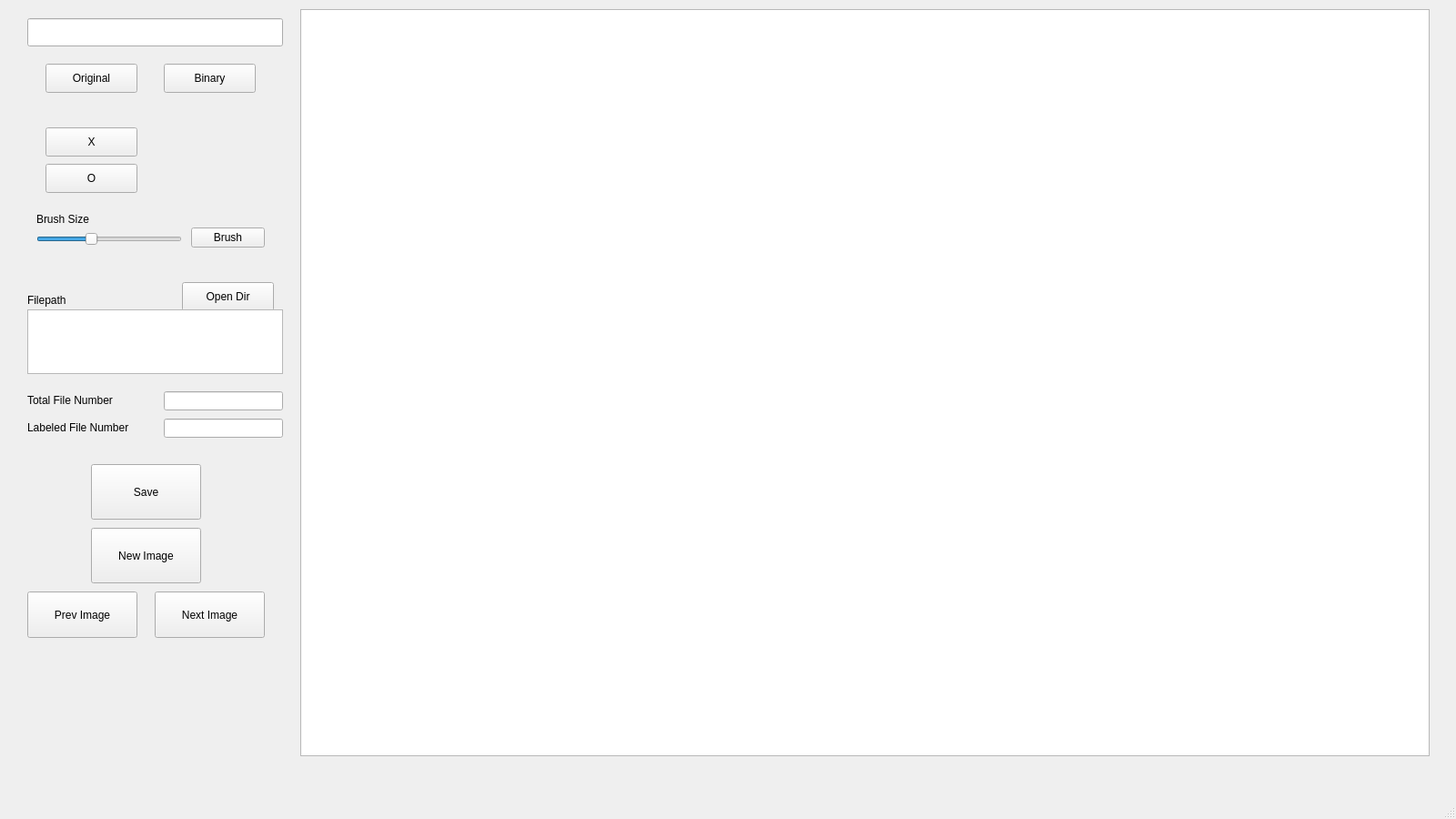
<?xml version="1.0" encoding="UTF-8"?>
<ui version="4.0">
 <class>MainWindow</class>
 <widget class="QMainWindow" name="MainWindow">
  <property name="geometry">
   <rect>
    <x>0</x>
    <y>0</y>
    <width>1600</width>
    <height>900</height>
   </rect>
  </property>
  <property name="windowTitle">
   <string>Trace Label Tool</string>
  </property>
  <property name="windowOpacity">
   <double>3.000000000000000</double>
  </property>
  <widget class="QWidget" name="centralwidget">
   <property name="sizePolicy">
    <sizepolicy hsizetype="Expanding" vsizetype="Expanding">
     <horstretch>0</horstretch>
     <verstretch>0</verstretch>
    </sizepolicy>
   </property>
   <widget class="QFrame" name="frame">
    <property name="geometry">
     <rect>
      <x>320</x>
      <y>0</y>
      <width>16</width>
      <height>1001</height>
     </rect>
    </property>
    <property name="lineWidth">
     <number>3</number>
    </property>
   </widget>
   <widget class="QGraphicsView" name="graphicsView">
    <property name="geometry">
     <rect>
      <x>330</x>
      <y>10</y>
      <width>1241</width>
      <height>821</height>
     </rect>
    </property>
    <property name="sizePolicy">
     <sizepolicy hsizetype="Maximum" vsizetype="Maximum">
      <horstretch>0</horstretch>
      <verstretch>0</verstretch>
     </sizepolicy>
    </property>
   </widget>
   <widget class="QPushButton" name="nextImageButton">
    <property name="geometry">
     <rect>
      <x>170</x>
      <y>650</y>
      <width>121</width>
      <height>51</height>
     </rect>
    </property>
    <property name="text">
     <string>Next Image</string>
    </property>
   </widget>
   <widget class="QPushButton" name="prevImageButton">
    <property name="geometry">
     <rect>
      <x>30</x>
      <y>650</y>
      <width>121</width>
      <height>51</height>
     </rect>
    </property>
    <property name="text">
     <string>Prev Image</string>
    </property>
   </widget>
   <widget class="QLabel" name="brushSizeLabel">
    <property name="geometry">
     <rect>
      <x>40</x>
      <y>230</y>
      <width>121</width>
      <height>21</height>
     </rect>
    </property>
    <property name="text">
     <string>Brush Size</string>
    </property>
   </widget>
   <widget class="QLabel" name="filepathLabel">
    <property name="geometry">
     <rect>
      <x>30</x>
      <y>320</y>
      <width>121</width>
      <height>20</height>
     </rect>
    </property>
    <property name="text">
     <string>Filepath</string>
    </property>
   </widget>
   <widget class="QPushButton" name="openPathButton">
    <property name="geometry">
     <rect>
      <x>200</x>
      <y>310</y>
      <width>101</width>
      <height>32</height>
     </rect>
    </property>
    <property name="text">
     <string>Open Dir</string>
    </property>
   </widget>
   <widget class="QPushButton" name="showXButton">
    <property name="geometry">
     <rect>
      <x>50</x>
      <y>140</y>
      <width>101</width>
      <height>32</height>
     </rect>
    </property>
    <property name="text">
     <string>X</string>
    </property>
    <property name="checkable">
     <bool>true</bool>
    </property>
    <property name="checked">
     <bool>false</bool>
    </property>
   </widget>
   <widget class="QPushButton" name="showOButton">
    <property name="geometry">
     <rect>
      <x>50</x>
      <y>180</y>
      <width>101</width>
      <height>32</height>
     </rect>
    </property>
    <property name="text">
     <string>O</string>
    </property>
    <property name="checkable">
     <bool>true</bool>
    </property>
   </widget>
   <widget class="QPushButton" name="showOriginalButton">
    <property name="geometry">
     <rect>
      <x>50</x>
      <y>70</y>
      <width>101</width>
      <height>32</height>
     </rect>
    </property>
    <property name="text">
     <string>Original</string>
    </property>
   </widget>
   <widget class="QLineEdit" name="filenameEdit">
    <property name="geometry">
     <rect>
      <x>30</x>
      <y>20</y>
      <width>281</width>
      <height>31</height>
     </rect>
    </property>
    <property name="font">
     <font>
      <family>Consolas</family>
     </font>
    </property>
    <property name="readOnly">
     <bool>true</bool>
    </property>
   </widget>
   <widget class="QPushButton" name="newImageButton">
    <property name="geometry">
     <rect>
      <x>100</x>
      <y>580</y>
      <width>121</width>
      <height>61</height>
     </rect>
    </property>
    <property name="text">
     <string>New Image</string>
    </property>
   </widget>
   <widget class="QPushButton" name="saveButton">
    <property name="geometry">
     <rect>
      <x>100</x>
      <y>510</y>
      <width>121</width>
      <height>61</height>
     </rect>
    </property>
    <property name="text">
     <string>Save</string>
    </property>
   </widget>
   <widget class="QToolButton" name="brushButton">
    <property name="geometry">
     <rect>
      <x>210</x>
      <y>250</y>
      <width>81</width>
      <height>22</height>
     </rect>
    </property>
    <property name="text">
     <string>Brush</string>
    </property>
    <property name="checkable">
     <bool>true</bool>
    </property>
    <property name="checked">
     <bool>false</bool>
    </property>
   </widget>
   <widget class="QPushButton" name="showBinaryButton">
    <property name="geometry">
     <rect>
      <x>180</x>
      <y>70</y>
      <width>101</width>
      <height>32</height>
     </rect>
    </property>
    <property name="text">
     <string>Binary</string>
    </property>
   </widget>
   <widget class="QLineEdit" name="fileTotalNumEdit">
    <property name="geometry">
     <rect>
      <x>180</x>
      <y>430</y>
      <width>131</width>
      <height>21</height>
     </rect>
    </property>
    <property name="font">
     <font>
      <family>Consolas</family>
     </font>
    </property>
    <property name="readOnly">
     <bool>true</bool>
    </property>
   </widget>
   <widget class="QSlider" name="brushSizeSlider">
    <property name="geometry">
     <rect>
      <x>40</x>
      <y>250</y>
      <width>160</width>
      <height>25</height>
     </rect>
    </property>
    <property name="minimum">
     <number>1</number>
    </property>
    <property name="maximum">
     <number>20</number>
    </property>
    <property name="value">
     <number>8</number>
    </property>
    <property name="orientation">
     <enum>Qt::Horizontal</enum>
    </property>
   </widget>
   <widget class="QLabel" name="labeledFileLabel">
    <property name="geometry">
     <rect>
      <x>30</x>
      <y>460</y>
      <width>141</width>
      <height>20</height>
     </rect>
    </property>
    <property name="text">
     <string>Labeled File Number</string>
    </property>
   </widget>
   <widget class="QLabel" name="totalFileLabel">
    <property name="geometry">
     <rect>
      <x>30</x>
      <y>430</y>
      <width>151</width>
      <height>20</height>
     </rect>
    </property>
    <property name="text">
     <string>Total File Number</string>
    </property>
   </widget>
   <widget class="QLineEdit" name="fileLabeledNumEdit">
    <property name="geometry">
     <rect>
      <x>180</x>
      <y>460</y>
      <width>131</width>
      <height>21</height>
     </rect>
    </property>
    <property name="font">
     <font>
      <family>Consolas</family>
     </font>
    </property>
    <property name="readOnly">
     <bool>true</bool>
    </property>
   </widget>
   <widget class="QTextEdit" name="filepathEdit">
    <property name="geometry">
     <rect>
      <x>30</x>
      <y>340</y>
      <width>281</width>
      <height>71</height>
     </rect>
    </property>
   </widget>
  </widget>
  <widget class="QStatusBar" name="statusbar"/>
  <widget class="QMenuBar" name="menubar">
   <property name="geometry">
    <rect>
     <x>0</x>
     <y>0</y>
     <width>1600</width>
     <height>24</height>
    </rect>
   </property>
   <property name="sizePolicy">
    <sizepolicy hsizetype="Expanding" vsizetype="Expanding">
     <horstretch>0</horstretch>
     <verstretch>0</verstretch>
    </sizepolicy>
   </property>
   <property name="font">
    <font>
     <pointsize>10</pointsize>
    </font>
   </property>
  </widget>
  <action name="actionExit">
   <property name="text">
    <string>exit</string>
   </property>
   <property name="toolTip">
    <string>exit</string>
   </property>
  </action>
 </widget>
 <resources/>
 <connections/>
</ui>
